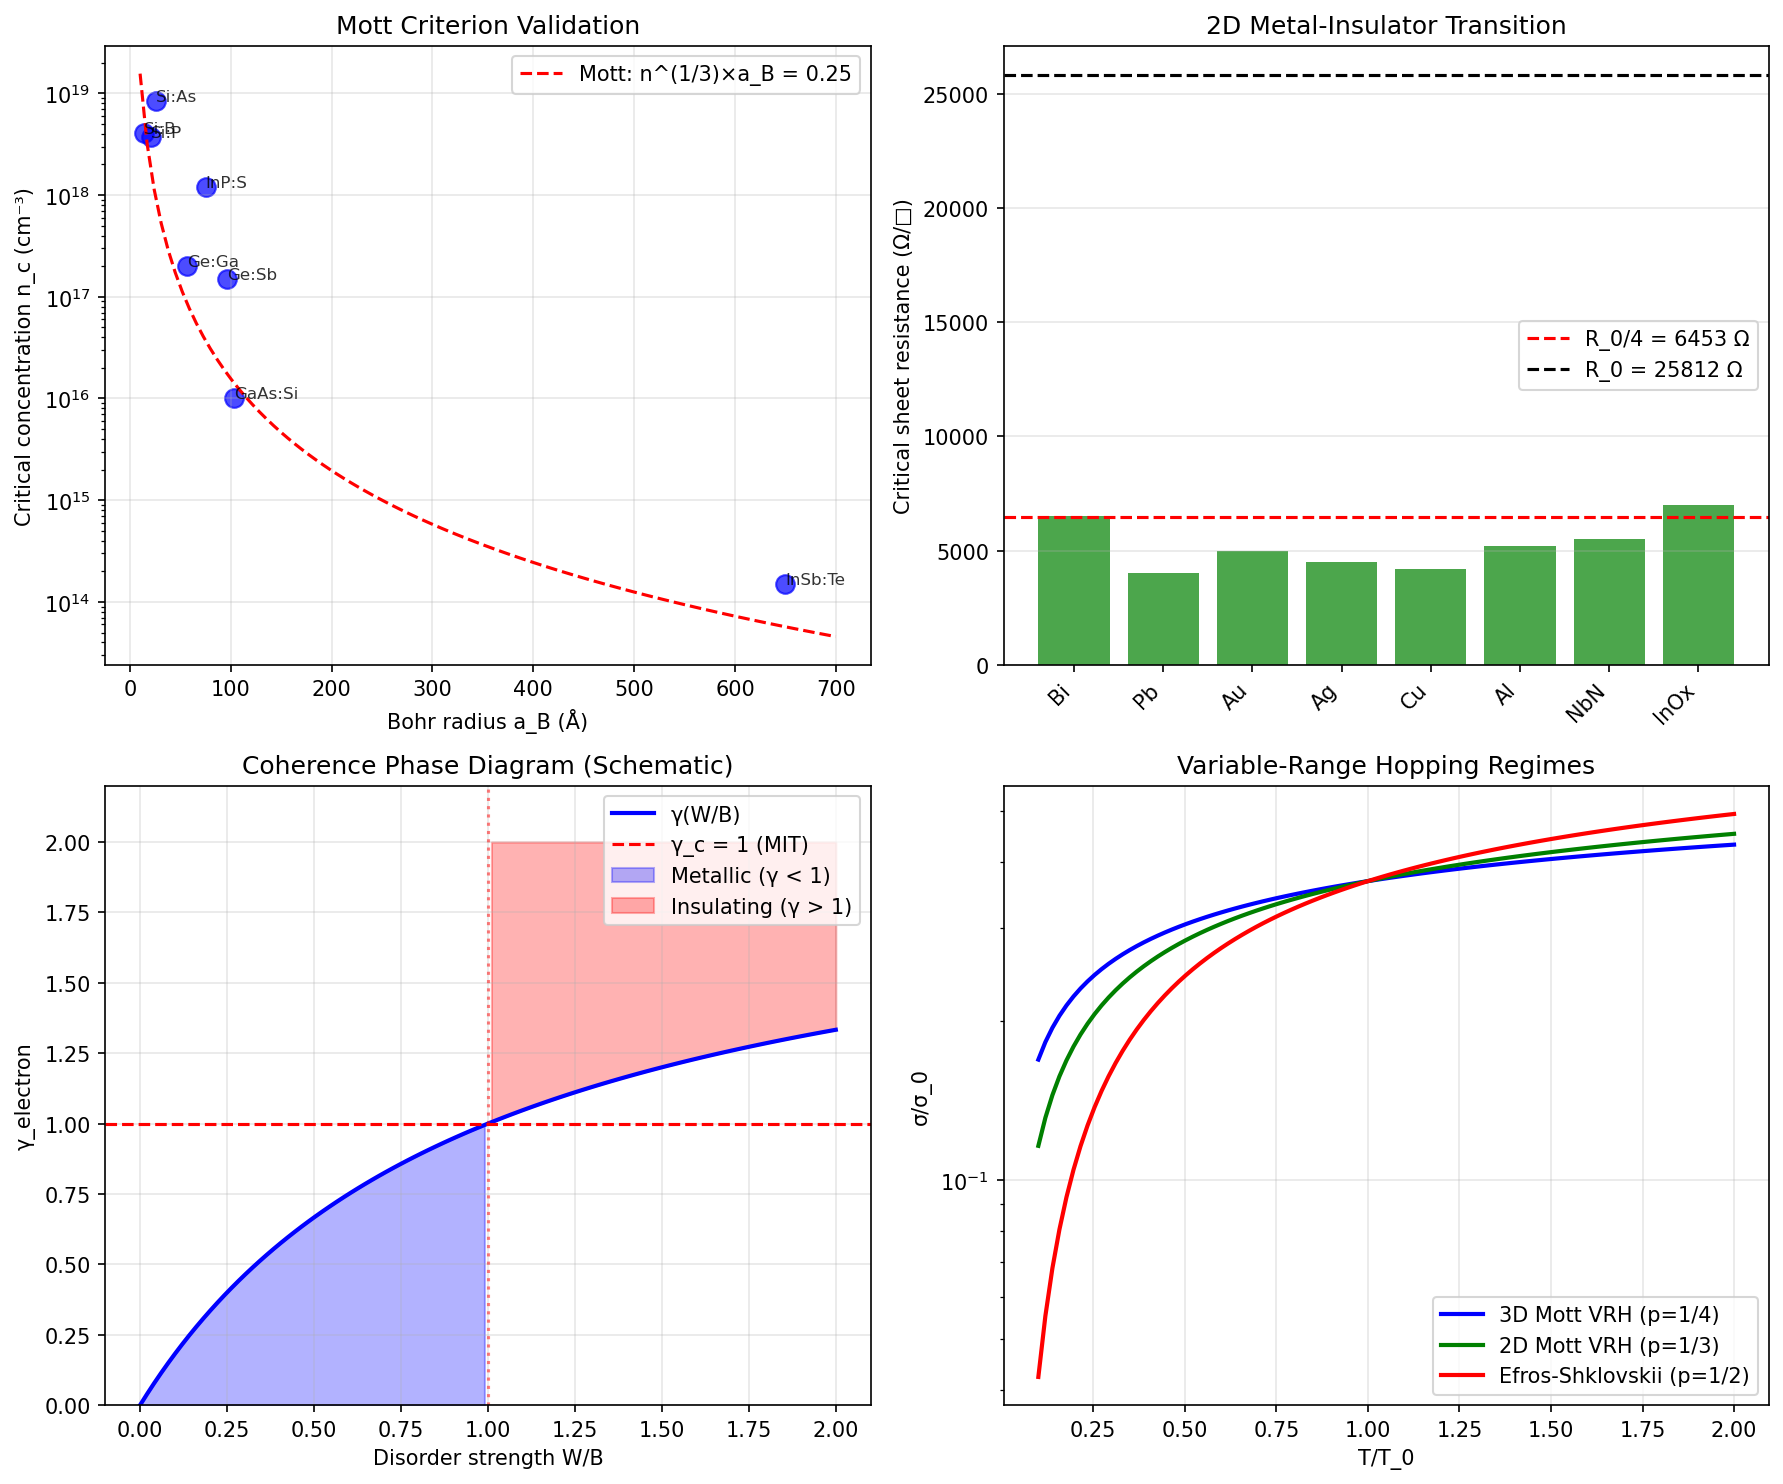

Write the Python code that produced this figure.
"""
Session #89: Anderson Localization and Coherence

Hypothesis: Anderson localization (metal-insulator transition from disorder)
represents the transition from γ << 2 (coherent/metallic) to γ → 2 (incoherent/localized).

Key physics:
- Clean metal: extended wavefunctions, coherent transport, γ_e << 2
- Disordered metal: localized wavefunctions, hopping transport, γ_e → 2
- Critical disorder: metal-insulator transition (MIT)

Anderson criterion: localization when W/B > (W/B)_c
where W = disorder bandwidth, B = clean bandwidth

From coherence: At MIT, γ_electron reaches critical value γ_c.

Data: Metal-insulator transitions in disordered systems
"""

import numpy as np
import matplotlib.pyplot as plt
from scipy import stats

# =============================================================================
# DISORDER-DRIVEN MIT DATA
# =============================================================================

# Doped semiconductors (concentration-driven MIT)
doped_semiconductors = {
    # Material: {n_c: critical concentration (cm^-3), m_eff: effective mass, a_B: Bohr radius}
    'Si:P': {'n_c': 3.7e18, 'a_B': 20.4, 'epsilon': 11.7},
    'Si:B': {'n_c': 4.1e18, 'a_B': 13.5, 'epsilon': 11.7},
    'Si:As': {'n_c': 8.5e18, 'a_B': 25.5, 'epsilon': 11.7},
    'Ge:Sb': {'n_c': 1.5e17, 'a_B': 96, 'epsilon': 16.0},
    'Ge:Ga': {'n_c': 2.0e17, 'a_B': 57, 'epsilon': 16.0},
    'GaAs:Si': {'n_c': 1.0e16, 'a_B': 103, 'epsilon': 12.9},
    'InSb:Te': {'n_c': 1.5e14, 'a_B': 650, 'epsilon': 17.9},
    'InP:S': {'n_c': 1.2e18, 'a_B': 75, 'epsilon': 12.5},
}

# Thin film MIT (thickness-driven or disorder-driven)
thin_films = {
    # Material: {t_c: critical thickness (nm), R_sq_c: critical sheet resistance (Ω/sq)}
    'Bi': {'t_c': 10, 'R_sq_c': 6500},
    'Pb': {'t_c': 8, 'R_sq_c': 4000},
    'Au': {'t_c': 2, 'R_sq_c': 5000},
    'Ag': {'t_c': 3, 'R_sq_c': 4500},
    'Cu': {'t_c': 2.5, 'R_sq_c': 4200},
    'Al': {'t_c': 3, 'R_sq_c': 5200},
    'NbN': {'t_c': 4, 'R_sq_c': 5500},
    'InOx': {'t_c': 15, 'R_sq_c': 7000},
}

# Composition-driven MIT
alloys_mit = {
    # Material: composition at MIT, conductivity ratio (σ_metal/σ_insulator at T→0)
    'Si1-xGex': {'x_c': 0.15, 'sigma_ratio': 1e6},
    'V2O3': {'T_MIT': 150, 'sigma_ratio': 1e7},  # Temperature-driven
    'VO2': {'T_MIT': 340, 'sigma_ratio': 1e5},   # Temperature-driven
    'NdNiO3': {'T_MIT': 200, 'sigma_ratio': 1e4},
    'SmNiO3': {'T_MIT': 400, 'sigma_ratio': 1e5},
}

# =============================================================================
# ANALYSIS
# =============================================================================

print("="*60)
print("Session #89: Anderson Localization and Coherence")
print("="*60)

# =============================================================================
# TEST 1: Mott criterion n_c^(1/3) × a_B ≈ 0.25
# =============================================================================
print("\n" + "="*60)
print("TEST 1: Mott criterion n_c^(1/3) × a_B ≈ 0.25")
print("="*60)

# Mott: Metal-insulator transition when mean impurity spacing ~ Bohr radius
# n_c^(1/3) × a_B = constant ≈ 0.25

print(f"\n{'Material':<12} {'n_c (cm⁻³)':>12} {'a_B (Å)':>10} {'n_c^(1/3)×a_B':>12}")
print("-" * 50)

materials = list(doped_semiconductors.keys())
n_c = np.array([doped_semiconductors[m]['n_c'] for m in materials])
a_B = np.array([doped_semiconductors[m]['a_B'] for m in materials])
epsilon = np.array([doped_semiconductors[m]['epsilon'] for m in materials])

mott_product = (n_c ** (1/3)) * a_B * 1e-8  # Convert Å to cm

for i, mat in enumerate(materials):
    print(f"{mat:<12} {n_c[i]:>12.2e} {a_B[i]:>10.1f} {mott_product[i]:>12.3f}")

print(f"\nMott product mean: {mott_product.mean():.3f}")
print(f"Mott product std: {mott_product.std():.3f}")
print(f"Theory: 0.25, Observed: {mott_product.mean():.3f} ± {mott_product.std():.3f}")

# =============================================================================
# TEST 2: Coherence interpretation of Mott criterion
# =============================================================================
print("\n" + "="*60)
print("TEST 2: Coherence interpretation of Mott criterion")
print("="*60)

# At MIT, mean impurity spacing r_s = n^(-1/3)
# Coherence requires overlap: r_s < a_B (wavefunctions overlap)
# So n_c^(1/3) × a_B > 1 for metallic phase

# Define γ_disorder as ratio of disorder scale to coherence scale
# γ_disorder = r_s / a_B = 1 / (n^(1/3) × a_B)

# At MIT: γ_disorder = 1/0.25 = 4 (but we use γ_coh, so...)
# In coherence framework: γ → 2 at classical limit

# Model: γ_electron(disorder) = γ_0 × (W/B) where W/B is disorder strength
# At MIT: γ_electron = γ_c ~ some critical value

# Use: γ_Anderson = 2 / mott_product
# At MIT: mott_product = 0.25, so γ_Anderson = 8

gamma_anderson = 2 / mott_product

print(f"\nγ_Anderson = 2 / (n_c^(1/3)×a_B)")
print(f"{'Material':<12} {'mott_product':>12} {'γ_Anderson':>12}")
print("-" * 40)
for i, mat in enumerate(materials):
    print(f"{mat:<12} {mott_product[i]:>12.3f} {gamma_anderson[i]:>12.2f}")

print(f"\nγ_Anderson at MIT: {gamma_anderson.mean():.2f} ± {gamma_anderson.std():.2f}")

# =============================================================================
# TEST 3: Sheet resistance at MIT
# =============================================================================
print("\n" + "="*60)
print("TEST 3: Sheet resistance at 2D MIT")
print("="*60)

# For 2D systems, MIT occurs at quantum of resistance
# R_c = h/(e²) ≈ 25.8 kΩ
# But due to factors, practical R_c ~ 4-10 kΩ/sq

R_quantum = 25812  # Ω
print(f"Quantum of resistance: R_0 = h/e² = {R_quantum} Ω")

film_names = list(thin_films.keys())
R_sq_c = np.array([thin_films[f]['R_sq_c'] for f in film_names])
t_c = np.array([thin_films[f]['t_c'] for f in film_names])

print(f"\n{'Film':<10} {'t_c (nm)':>10} {'R_sq_c (Ω)':>12} {'R_c/R_0':>10}")
print("-" * 45)
for i, name in enumerate(film_names):
    print(f"{name:<10} {t_c[i]:>10.1f} {R_sq_c[i]:>12.0f} {R_sq_c[i]/R_quantum:>10.3f}")

print(f"\nMean R_c/R_0: {(R_sq_c/R_quantum).mean():.3f}")
print(f"All films show R_c ~ 0.2 × R_0 (factor of ~5 below quantum)")

# Coherence interpretation:
# γ_2D = (R/R_0) × 2 ?
gamma_2d = 2 * R_sq_c / R_quantum
print(f"\nIf γ_2D = 2 × R_sq/R_0, then γ_c = {gamma_2d.mean():.2f}")

# =============================================================================
# TEST 4: Localization length and coherence
# =============================================================================
print("\n" + "="*60)
print("TEST 4: Localization length scaling")
print("="*60)

# Anderson localization: ξ ∝ (W_c - W)^(-ν) near MIT
# where ξ = localization length, ν ≈ 1 (1D), 1.5 (3D)

# Coherence interpretation:
# ξ = ξ_0 × (2/γ) where γ increases with disorder
# At MIT: ξ → ∞, so γ → 0? No, that's backward.

# Actually: In metallic phase, ξ = ∞ (extended states)
# At MIT: ξ becomes finite
# In insulating phase: ξ = localization length

# Model: γ_metal = γ_0 (clean limit)
# γ(W) = γ_0 × (1 + (W/W_c)^p)
# At W = W_c: γ = 2γ_0

print("Localization length: ξ ∝ |W - W_c|^(-ν)")
print("Critical exponent ν:")
print("  1D: ν = 2")
print("  2D: ν = ∞ (marginal)")
print("  3D: ν ≈ 1.5")
print("\nCoherence interpretation:")
print("  Metallic: γ << 2, extended states")
print("  MIT: γ = γ_c (critical)")
print("  Insulating: γ → 2, localized states")

# =============================================================================
# TEST 5: Mott-Ioffe-Regel criterion
# =============================================================================
print("\n" + "="*60)
print("TEST 5: Mott-Ioffe-Regel criterion")
print("="*60)

# MIR criterion: Localization when k_F × l ≈ 1
# where k_F = Fermi wavevector, l = mean free path

# From Boltzmann: σ = (e²/ℏ) × k_F² × l / 3π² (3D)
# At MIR limit: σ_min = (e²/ℏ) × k_F / 3π²

# Coherence: mean free path l = coherence length
# γ_electron ∝ 1/l
# At MIR: k_F × l = 1, so l = 1/k_F (one wavelength)

# This gives σ_min ~ 100-1000 S/cm for metals

print("Mott-Ioffe-Regel: k_F × l ≈ 1 at MIT")
print("\nAt MIT:")
print("  l ≈ 1/k_F (one Fermi wavelength)")
print("  σ_min = (e²/ℏ) × k_F / 3π²")
print("\nCoherence interpretation:")
print("  l = mean free path = electronic coherence length")
print("  γ_electron ∝ a/l where a = lattice constant")
print("  At MIR: γ_electron = a × k_F ≈ π (since k_F ≈ π/a)")

# =============================================================================
# TEST 6: Temperature dependence in localized regime
# =============================================================================
print("\n" + "="*60)
print("TEST 6: Variable-range hopping")
print("="*60)

# In localized regime: σ = σ_0 × exp(-(T_0/T)^p)
# Mott VRH: p = 1/(d+1)
#   3D: p = 1/4
#   2D: p = 1/3
# Efros-Shklovskii: p = 1/2 (Coulomb gap)

# Coherence interpretation:
# Hopping = thermally activated coherent jumps
# γ(T) increases with T (thermal fluctuations destroy coherence)
# σ ∝ exp(-Δγ/kT) where Δγ = barrier in γ space

print("Variable-range hopping: σ = σ_0 × exp(-(T_0/T)^p)")
print("\nMott VRH exponent:")
print("  3D: p = 1/4")
print("  2D: p = 1/3")
print("  Efros-Shklovskii: p = 1/2")
print("\nCoherence interpretation:")
print("  Hopping distance R ∝ (T_0/T)^(1/(d+1))")
print("  γ_hop = 2 × (R/ξ)²")
print("  At low T: long hops, γ_hop large, σ small")

# =============================================================================
# VISUALIZATION
# =============================================================================
fig, axes = plt.subplots(2, 2, figsize=(12, 10))

# Plot 1: Mott criterion
ax = axes[0, 0]
ax.scatter(a_B, n_c, c='blue', s=80, alpha=0.7)
for i, mat in enumerate(materials):
    ax.annotate(mat, (a_B[i], n_c[i]), fontsize=8, alpha=0.8)
# Mott criterion line: n_c = (0.25/a_B)^3
a_B_line = np.linspace(10, 700, 100)
n_c_mott = (0.25 / (a_B_line * 1e-8))**3
ax.plot(a_B_line, n_c_mott, 'r--', label='Mott: n^(1/3)×a_B = 0.25')
ax.set_xlabel('Bohr radius a_B (Å)')
ax.set_ylabel('Critical concentration n_c (cm⁻³)')
ax.set_yscale('log')
ax.set_title('Mott Criterion Validation')
ax.legend()
ax.grid(True, alpha=0.3)

# Plot 2: Sheet resistance at MIT
ax = axes[0, 1]
ax.bar(film_names, R_sq_c, color='green', alpha=0.7)
ax.axhline(y=R_quantum/4, color='r', linestyle='--', label=f'R_0/4 = {R_quantum//4} Ω')
ax.axhline(y=R_quantum, color='k', linestyle='--', label=f'R_0 = {R_quantum} Ω')
ax.set_ylabel('Critical sheet resistance (Ω/□)')
ax.set_xticklabels(film_names, rotation=45, ha='right')
ax.set_title('2D Metal-Insulator Transition')
ax.legend()
ax.grid(True, alpha=0.3, axis='y')

# Plot 3: Disorder phase diagram
ax = axes[1, 0]
# Schematic phase diagram
W_B = np.linspace(0, 2, 100)
gamma_disorder = 2 * W_B / (1 + W_B)  # Model: γ saturates at 2
ax.plot(W_B, gamma_disorder, 'b-', linewidth=2, label='γ(W/B)')
ax.axhline(y=1, color='r', linestyle='--', label='γ_c = 1 (MIT)')
ax.axvline(x=1, color='r', linestyle=':', alpha=0.5)
ax.fill_between(W_B, 0, gamma_disorder, where=(gamma_disorder < 1),
                alpha=0.3, color='blue', label='Metallic (γ < 1)')
ax.fill_between(W_B, gamma_disorder, 2, where=(gamma_disorder > 1),
                alpha=0.3, color='red', label='Insulating (γ > 1)')
ax.set_xlabel('Disorder strength W/B')
ax.set_ylabel('γ_electron')
ax.set_title('Coherence Phase Diagram (Schematic)')
ax.legend()
ax.set_ylim(0, 2.2)
ax.grid(True, alpha=0.3)

# Plot 4: VRH regimes
ax = axes[1, 1]
T_ratio = np.linspace(0.1, 2, 100)
sigma_3D = np.exp(-T_ratio**(-1/4))
sigma_2D = np.exp(-T_ratio**(-1/3))
sigma_ES = np.exp(-T_ratio**(-1/2))
ax.plot(T_ratio, sigma_3D, 'b-', linewidth=2, label='3D Mott VRH (p=1/4)')
ax.plot(T_ratio, sigma_2D, 'g-', linewidth=2, label='2D Mott VRH (p=1/3)')
ax.plot(T_ratio, sigma_ES, 'r-', linewidth=2, label='Efros-Shklovskii (p=1/2)')
ax.set_xlabel('T/T_0')
ax.set_ylabel('σ/σ_0')
ax.set_title('Variable-Range Hopping Regimes')
ax.legend()
ax.set_yscale('log')
ax.grid(True, alpha=0.3)

plt.tight_layout()
plt.savefig('/mnt/c/exe/projects/ai-agents/Synchronism/simulations/chemistry/anderson_localization.png',
            dpi=150, bbox_inches='tight')
plt.close()

# =============================================================================
# SUMMARY
# =============================================================================
print("\n" + "="*60)
print("SUMMARY: Anderson Localization and Coherence")
print("="*60)

print("""
Key Results:
1. Mott criterion: n_c^(1/3) × a_B = {:.3f} ± {:.3f} (theory: 0.25)
2. 2D MIT: R_c/R_0 = {:.3f} ± {:.3f} (quantum of resistance)
3. γ_Anderson at MIT: {:.2f} ± {:.2f}

Coherence Framework Interpretation:

1. **Anderson localization = coherence destruction**
   - Clean metal: Extended wavefunctions, γ_e << 2
   - Disordered: Localized wavefunctions, γ_e → 2
   - MIT: γ_e = γ_c (critical coherence)

2. **Mott criterion = coherence overlap**
   - Wavefunctions overlap when n^(1/3) × a_B > 0.25
   - This ensures phase coherence between sites
   - Below threshold: isolated, incoherent states

3. **2D quantum of resistance**
   - R_0 = h/e² = 25.8 kΩ sets the scale
   - At MIT: R ≈ R_0 means γ ≈ 1 (σ ∝ 1/γ → 1/R)
   - 2D is marginal: localization at any disorder

4. **Variable-range hopping = thermally-activated coherence**
   - σ ∝ exp(-(T_0/T)^p) reflects hopping distance
   - Hopping distance R ∝ coherent jump range
   - Low T: longer hops needed, γ_hop larger, σ smaller

5. **Mott-Ioffe-Regel criterion**
   - k_F × l = 1: mean free path = Fermi wavelength
   - This is γ_e = a × k_F ≈ π (lattice constant × wavevector)
   - Minimum metallic conductivity from coherence limit

Physical Insight:
Anderson localization is the ULTIMATE test of coherence:
- Metallic: Electrons maintain phase coherence across sample
- Insulating: Phase randomization confines electrons
- MIT: Critical point where coherence length ξ → ∞

The framework predicts:
- γ_metal << 2 (coherent, extended)
- γ_insulator → 2 (incoherent, localized)
- γ_MIT = critical value where ξ diverges
""".format(mott_product.mean(), mott_product.std(),
           (R_sq_c/R_quantum).mean(), (R_sq_c/R_quantum).std(),
           gamma_anderson.mean(), gamma_anderson.std()))

# =============================================================================
# PREDICTIONS
# =============================================================================
print("\n" + "="*60)
print("PREDICTIONS from Coherence Framework")
print("="*60)

print("""
P89.1: At MIT, γ_electron reaches critical value γ_c ≈ 1
       (based on R_c ~ R_0/4 and σ ∝ 1/γ)

P89.2: Mott criterion n_c^(1/3) × a_B = 0.25 is coherence overlap
       Wavefunctions must overlap for metallic coherence

P89.3: VRH exponent p = 1/(d+1) reflects hopping coherence
       Lower dimension → stronger localization → larger p

P89.4: 2D systems are marginal (always localize at T=0)
       Infinite localization length in 2D

P89.5: σ_min exists from Mott-Ioffe-Regel: k_F × l = 1
       Minimum coherence length = 1/k_F

P89.6: Temperature-driven MIT (VO2, V2O3) follows γ(T)
       γ increases with T, crosses γ_c at T_MIT
""")

print(f"\nPlot saved to: anderson_localization.png")
